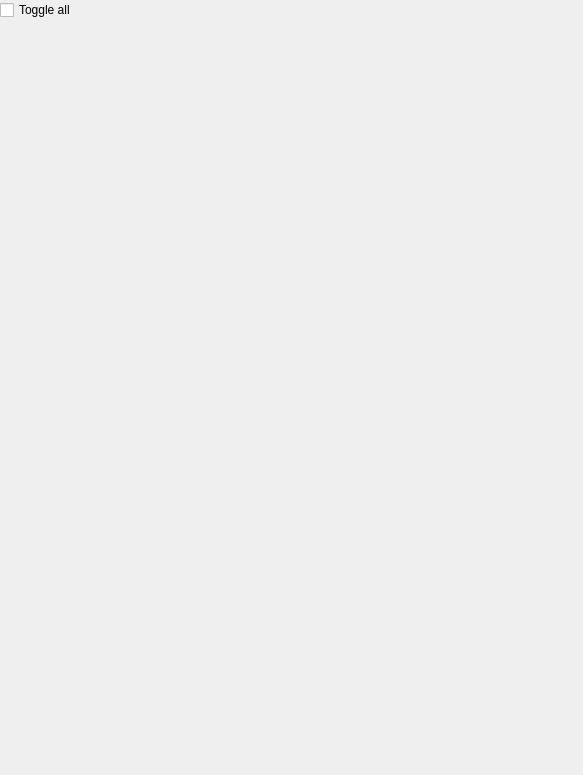
<?xml version="1.0" encoding="UTF-8"?>
<ui version="4.0">
 <class>Form</class>
 <widget class="QWidget" name="Form">
  <property name="geometry">
   <rect>
    <x>0</x>
    <y>0</y>
    <width>583</width>
    <height>775</height>
   </rect>
  </property>
  <property name="windowTitle">
   <string>Form</string>
  </property>
  <layout class="QGridLayout" name="gridLayout">
   <property name="leftMargin">
    <number>0</number>
   </property>
   <property name="topMargin">
    <number>0</number>
   </property>
   <property name="rightMargin">
    <number>0</number>
   </property>
   <property name="bottomMargin">
    <number>0</number>
   </property>
   <property name="spacing">
    <number>0</number>
   </property>
   <item row="0" column="0">
    <widget class="QCheckBox" name="toggleAllLora">
     <property name="font">
      <font>
       <pointsize>9</pointsize>
      </font>
     </property>
     <property name="text">
      <string>Toggle all</string>
     </property>
     <property name="checked">
      <bool>false</bool>
     </property>
     <property name="tristate">
      <bool>false</bool>
     </property>
    </widget>
   </item>
   <item row="1" column="0">
    <widget class="QScrollArea" name="lora_scroll_area">
     <property name="font">
      <font>
       <pointsize>9</pointsize>
      </font>
     </property>
     <property name="frameShape">
      <enum>QFrame::NoFrame</enum>
     </property>
     <property name="frameShadow">
      <enum>QFrame::Plain</enum>
     </property>
     <property name="widgetResizable">
      <bool>true</bool>
     </property>
     <widget class="QWidget" name="scrollAreaWidgetContents_2">
      <property name="geometry">
       <rect>
        <x>0</x>
        <y>0</y>
        <width>583</width>
        <height>755</height>
       </rect>
      </property>
     </widget>
    </widget>
   </item>
  </layout>
 </widget>
 <resources/>
 <connections/>
</ui>
